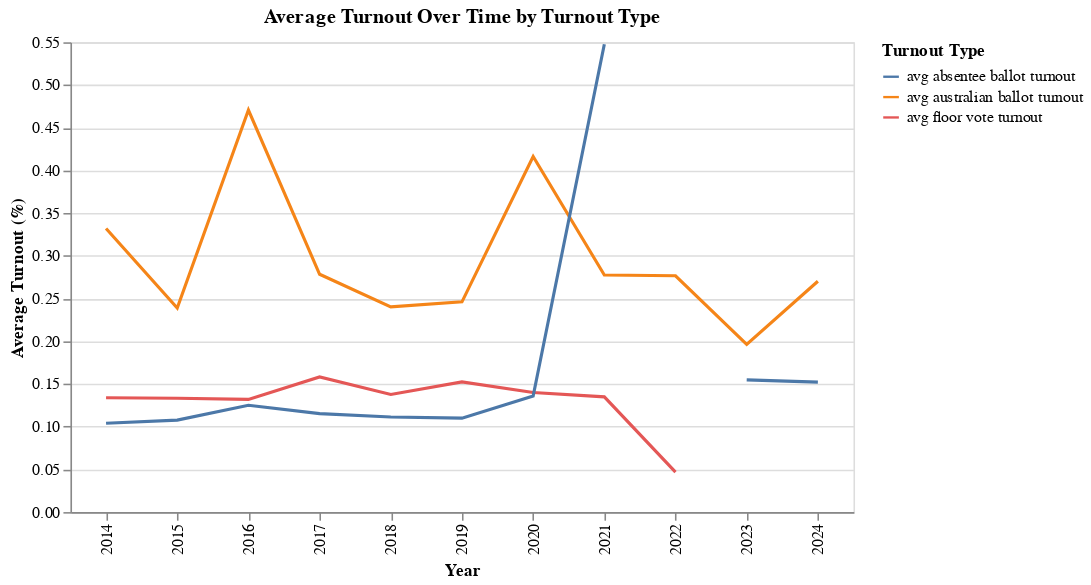

Notebook source saved alongside this figure:
### Code cell
# use altair to plot line chart
line_chart = alt.Chart(average_turnout_all, width=500).mark_line().encode(
    x=alt.X("year:O", title="Year"),
    y=alt.Y("turnout:Q", title="Average Turnout (%)"),
    color=alt.Color("type:N", title="Turnout Type")
).properties(
    title="Average Turnout Over Time by Turnout Type"
)
line_chart

### Figure 1 — Vega-Lite specification as saved in the notebook (floating-point values rounded to 4 significant figures)
{"config": {"view": {"continuousWidth": 300, "continuousHeight": 300}}, "data": {"name": "data-b6accf96517d6c55f04453ea4ddc597f"}, "mark": {"type": "line"}, "encoding": {"color": {"field": "type", "title": "Turnout Type", "type": "nominal"}, "x": {"field": "year", "title": "Year", "type": "ordinal"}, "y": {"field": "turnout", "title": "Average Turnout (%)", "type": "quantitative"}}, "title": "Average Turnout Over Time by Turnout Type", "width": 500, "$schema": "https://vega.github.io/schema/vega-lite/v6.1.0.json", "datasets": {"data-b6accf96517d6c55f04453ea4ddc597f": [{"year": 2014, "turnout": 0.332, "type": "avg australian ballot turnout"}, {"year": 2015, "turnout": 0.2389, "type": "avg australian ballot turnout"}, {"year": 2016, "turnout": 0.4707, "type": "avg australian ballot turnout"}, {"year": 2017, "turnout": 0.2784, "type": "avg australian ballot turnout"}, {"year": 2018, "turnout": 0.2403, "type": "avg australian ballot turnout"}, {"year": 2019, "turnout": 0.2461, "type": "avg australian ballot turnout"}, {"year": 2020, "turnout": 0.4163, "type": "avg australian ballot turnout"}, {"year": 2021, "turnout": 0.2775, "type": "avg australian ballot turnout"}, {"year": 2022, "turnout": 0.2766, "type": "avg australian ballot turnout"}, {"year": 2023, "turnout": 0.1962, "type": "avg australian ballot turnout"}, {"year": 2024, "turnout": 0.2702, "type": "avg australian ballot turnout"}, {"year": 2014, "turnout": 0.1339, "type": "avg floor vote turnout"}, {"year": 2015, "turnout": 0.1333, "type": "avg floor vote turnout"}, {"year": 2016, "turnout": 0.132, "type": "avg floor vote turnout"}, {"year": 2017, "turnout": 0.1582, "type": "avg floor vote turnout"}, {"year": 2018, "turnout": 0.1377, "type": "avg floor vote turnout"}, {"year": 2019, "turnout": 0.1524, "type": "avg floor vote turnout"}, {"year": 2020, "turnout": 0.14, "type": "avg floor vote turnout"}, {"year": 2021, "turnout": 0.1349, "type": "avg floor vote turnout"}, {"year": 2022, "turnout": 0.04678, "type": "avg floor vote turnout"}, {"year": 2023, "turnout": null, "type": "avg floor vote turnout"}, {"year": 2024, "turnout": null, "type": "avg floor vote turnout"}, {"year": 2014, "turnout": 0.1039, "type": "avg absentee ballot turnout"}, {"year": 2015, "turnout": 0.1077, "type": "avg absentee ballot turnout"}, {"year": 2016, "turnout": 0.1251, "type": "avg absentee ballot turnout"}, {"year": 2017, "turnout": 0.1152, "type": "avg absentee ballot turnout"}, {"year": 2018, "turnout": 0.1113, "type": "avg absentee ballot turnout"}, {"year": 2019, "turnout": 0.11, "type": "avg absentee ballot turnout"}, {"year": 2020, "turnout": 0.1358, "type": "avg absentee ballot turnout"}, {"year": 2021, "turnout": 0.5477, "type": "avg absentee ballot turnout"}, {"year": 2022, "turnout": null, "type": "avg absentee ballot turnout"}, {"year": 2023, "turnout": 0.1548, "type": "avg absentee ballot turnout"}, {"year": 2024, "turnout": 0.1522, "type": "avg absentee ballot turnout"}]}}
